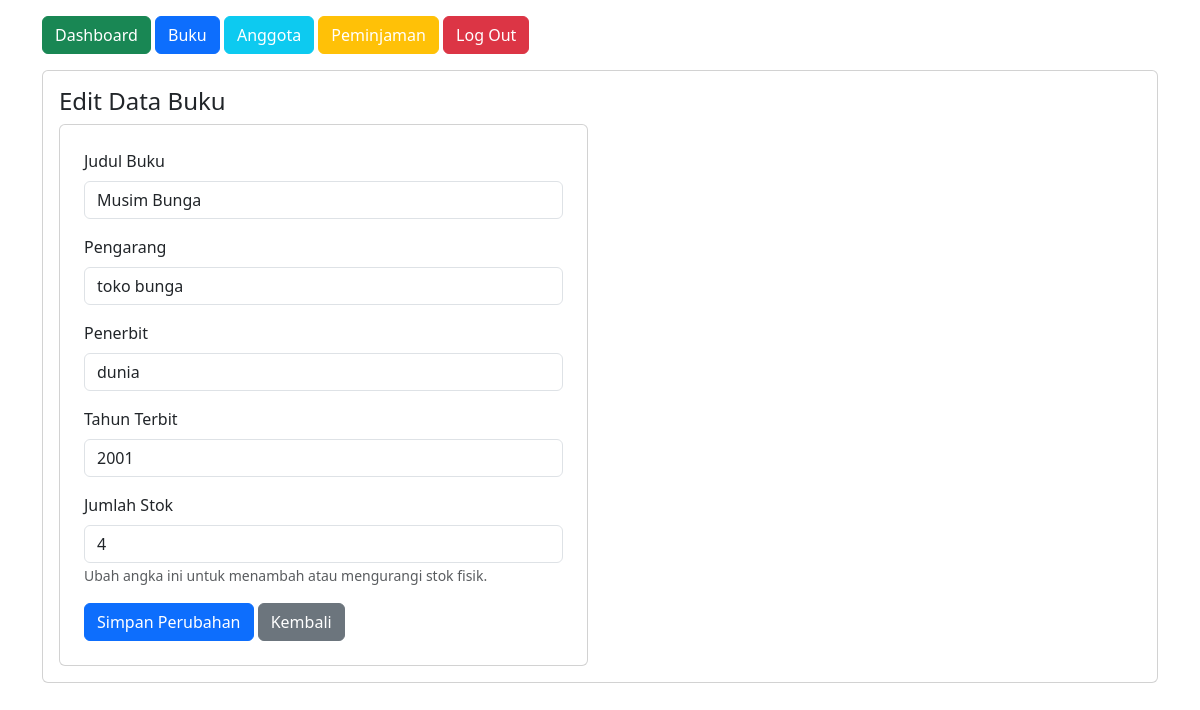
The app's page /admin/dashboard.php?halaman=edit_buku&id=14 (signed in) with its own data.
### tables this page shows
CREATE TABLE `buku` (
  `id_buku` int(11) NOT NULL,
  `judul_buku` varchar(100) NOT NULL,
  `pengarang` varchar(100) NOT NULL,
  `penerbit` varchar(100) NOT NULL,
  `tahun_terbit` year(4) NOT NULL,
  `status` enum('tersedia','tidak') NOT NULL,
  `stok` int(11) NOT NULL
);

### Admin/edit_buku.php (the view, shortened to what this page needs)
<?php
include '../koneksi.php';
$id = $_GET['id'];
$query = mysqli_query($koneksi, "SELECT * FROM buku WHERE id_buku='$id'");
$data  = mysqli_fetch_array($query);
?>
<div class="row">
    <div class="col-md-6">
        <h4>Edit Data Buku</h4>
        <div class="card p-4">
            <form action="?halaman=proses_edit_buku" method="post">
                <div class="mb-3">
                    <label class="form-label">Judul Buku</label>
                    <input type="text" name="judul_buku" class="form-control" value="<?= $data['judul_buku'] ?>" required>
                </div>
                <div class="mb-3">
                    <label class="form-label">Pengarang</label>
                    <input type="text" name="pengarang" class="form-control" value="<?= $data['pengarang'] ?>" required>
                </div>
                <div class="mb-3">
                    <label class="form-label">Penerbit</label>
                    <input type="text" name="penerbit" class="form-control" value="<?= $data['penerbit'] ?>" required>
                </div>
                <div class="mb-3">
                    <label class="form-label">Tahun Terbit</label>
                    <input type="number" name="tahun_terbit" class="form-control" value="<?= $data['tahun_terbit'] ?>" required>
                </div>
                <div class="mb-3">
                    <label class="form-label">Jumlah Stok</label>
                    <input type="number" name="stok" class="form-control" value="<?= $data['stok'] ?>" min="0" required>
                    <small class="text-muted">Ubah angka ini untuk menambah atau mengurangi stok fisik.</small>
                </div>
                <button type="submit" class="btn btn-primary">Simpan Perubahan</button>
                <a href="?halaman=data_buku" class="btn btn-secondary">Kembali</a>
            </form>
        </div>
    </div>
</div>

### records on screen
buku: judul_buku "Musim Bunga", pengarang "toko bunga", penerbit "dunia", tahun_terbit "2001", stok "4"
